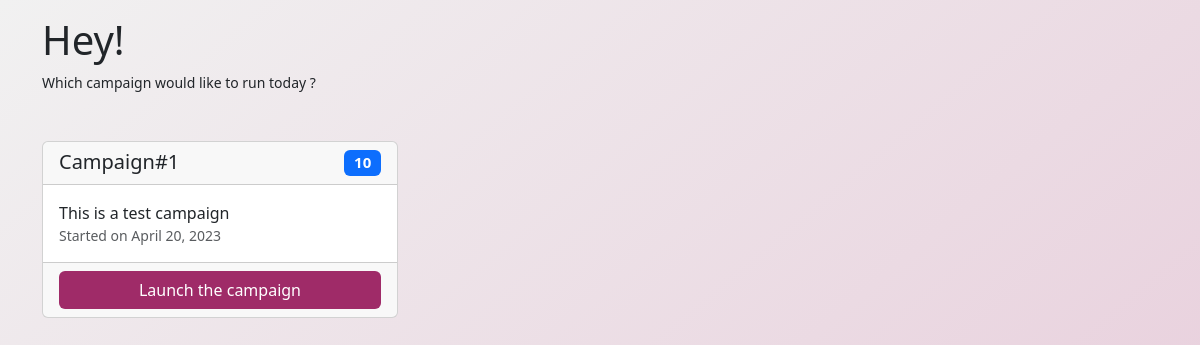
The page / on the database its author committed.
### core/models.py (models this page shows, shortened)
class Campaign(models.Model):
    name = models.CharField(verbose_name="Nom", max_length=100)
    description = models.TextField(verbose_name="Description", null=True, default=None)
    is_active = models.BooleanField(verbose_name="Est active", default=False)
    updated = models.DateTimeField(auto_now=True)
    created = models.DateTimeField(auto_now_add=True)
    def response_count(self):
        return Reply.objects.filter(response__question__campaign=self).count()
    class Meta:
        verbose_name = "Campagne"

### core/views.py (the view)
# urls.py: path('', Home.as_view(), name='home'),
class Home(View):
    def get(self, request):
        qs = CampaignModel.objects.filter(is_active=True)
        return render(request, "home.html", locals())

### templates/home.html (shortened to what this page needs)
{% load static %}
<html>
    <head>
        <link href="https://cdn.jsdelivr.net/npm/bootstrap@5.3.0-alpha3/dist/css/bootstrap.min.css" rel="stylesheet">
    </head>
    <body>
        <div class="container">
            <div class="col mt-3 mb-5">
                <h1>Hey! {{ request.user.username }}</h1>
                <small>Which campaign would like to run today ?</small>
            </div>
            <div class="row">
                {% for campaign in qs %}
                    <div class="col-4">
                        <div class="card">
                            <div class="card-header">
                                <div class="row">
                                    <div class="col">
                                        <h5 class="m-0">{{ campaign.name }}</h5>
                                    </div>
                                    <div class="col text-end">
                                        <h5 class="m-0">
                                            <span class="badge bg-primary">
                                                {{ campaign.response_count }}
                                            </span>
                                        </h5>
                                    </div>
                                </div>
                            </div>
                            <div class="card-body">
                                {{ campaign.description|default:'No description yet' }}
                                <br />
                                <small class="text-muted">Started on {{ campaign.created.date }}</small>
                            </div>
                            <div class="card-footer">
                                <div class="d-grid gap-2">
                                  <a href="{% url 'core:campaign' campaign.id %}" class="btn btn-pink" type="button">Launch the campaign</a>
                                </div>
                            </div>
                        </div>
                    </div>
                    {% empty %}
                    <div class="col text-center">
                        <img src="{% static 'images/hare.png' %}" class="img-fluid" width="128">
                        <h2 class="text-muted mt-3">No campaign found</h2>
                    </div>
                {% endfor %}
            </div>
        </div>
    </body>
</html>

### templates/home.html (style rules this page uses)
body { background: rgb(241,241,241); background: linear-gradient(140deg, rgba(241,241,241,1) 0%, rgba(159,43,104,0.25) 96%, rgba(159,43,104,0.25) 100%); }
.btn-pink { background-color: rgba(159,43,104,1.0) !important; color: white; }

### rows shown on the page
Campaign: name "Campaign#1", response_count "10", description "This is a test campaign", created "April 20, 2023"
